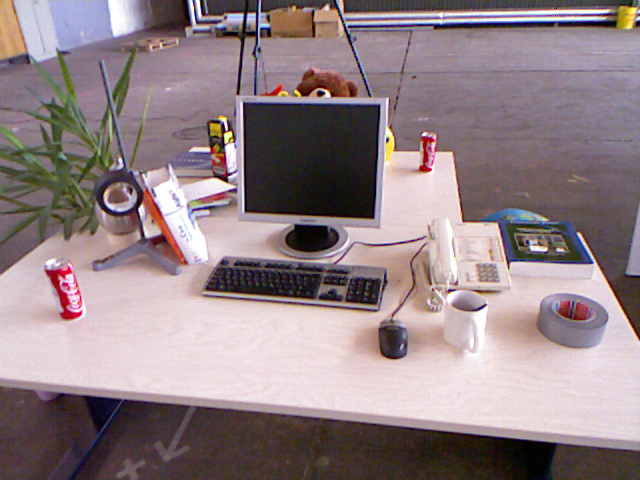
//> input picture 1.png, 640 x 480 px
$ ./22_morphology   (built with g++ and OpenCV 4)
//> lines starting //> are read from the running program, lines starting //| are printed output that depends on the picture
#include <opencv2/opencv.hpp>

using namespace cv;

// 开运算：先腐蚀后膨胀，可以消除小物体，在纤细点分割物体
// 闭运算：先膨胀后腐蚀，可以消除小黑点
// 形态学梯度：膨胀-腐蚀，用来保留物体边缘
// 顶帽：原图-开运算，用来分离局部高亮点
// 黑帽：原图-闭运算，用来分离局部低光点


int main()
{
    Mat img_1 = imread("../1.png");
//> img_1 is the input picture: 480 rows x 640 cols, CV_8UC3; mean B, G, R 133.9, 129.9, 146.3

    Mat pengzhang, fushi;
    Mat element = getStructuringElement(MORPH_RECT, Size(15, 15));      // 构建一个正方形，15x15的核
    Mat element2 = getStructuringElement(MORPH_CROSS, Size(15, 15));    // 交叉形核
    Mat element3 = getStructuringElement(MORPH_ELLIPSE, Size(15, 15));  // 椭圆形核

    dilate(img_1, pengzhang, element);  // 膨胀
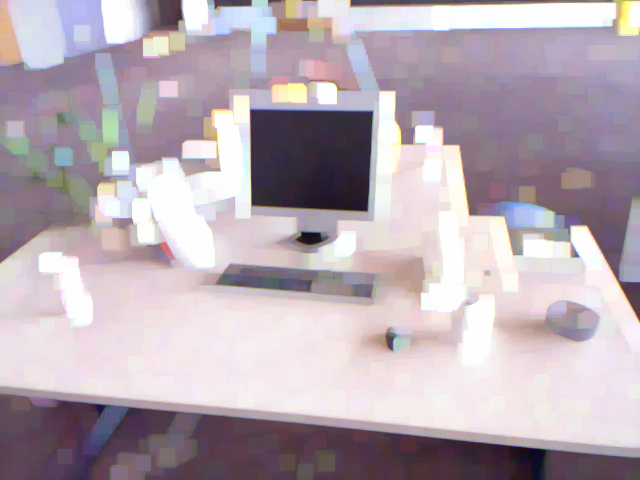
//> pengzhang: 480 rows x 640 cols, CV_8UC3; mean B, G, R 179.4, 170.7, 183.4
    erode(img_1, fushi, element);       // 腐蚀
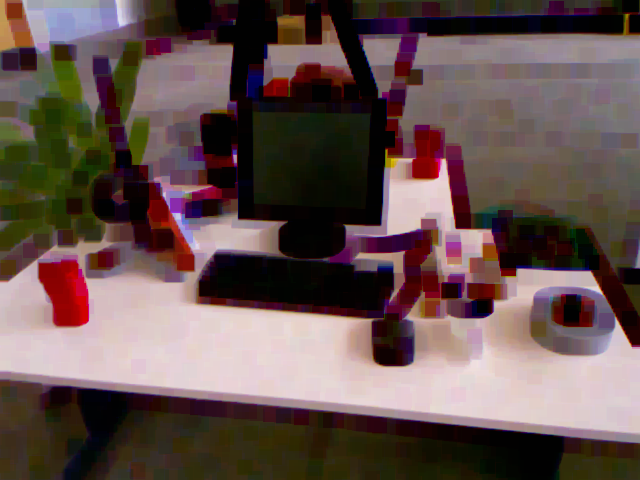
//> fushi: 480 rows x 640 cols, CV_8UC3; mean B, G, R 79.5, 82.5, 101.8

    Mat out;// 开运算、闭运算、形态学梯度、顶帽、黑帽
    morphologyEx(img_1, out, MORPH_OPEN, element);
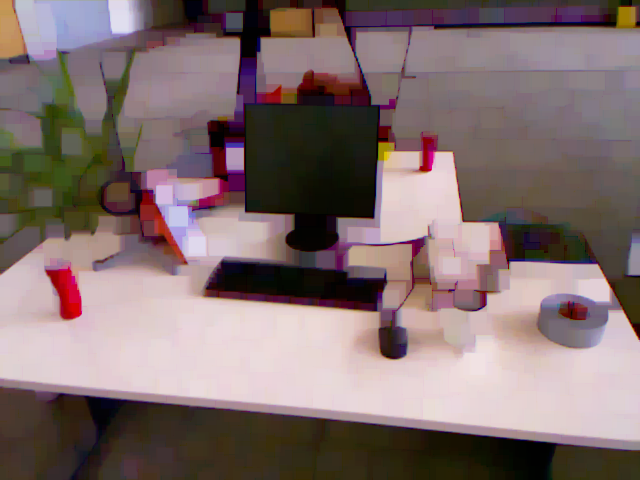
//> out: 480 rows x 640 cols, CV_8UC3; mean B, G, R 110.7, 111.3, 129.6
    morphologyEx(img_1, out, MORPH_CLOSE, element);
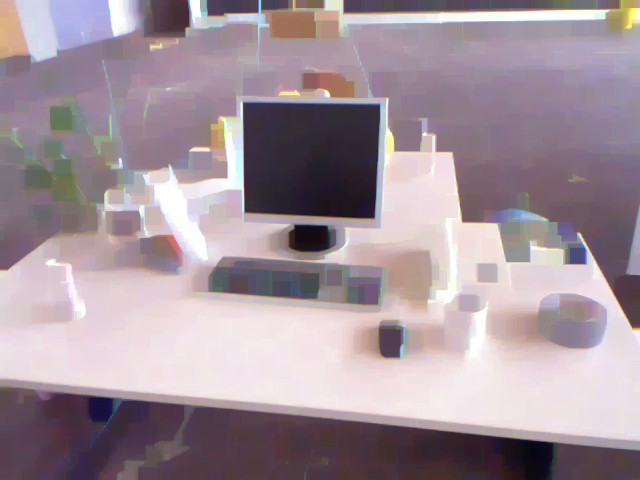
//> out: 480 rows x 640 cols, CV_8UC3; mean B, G, R 155.1, 146.2, 161.8
    morphologyEx(img_1, out, MORPH_GRADIENT, element);
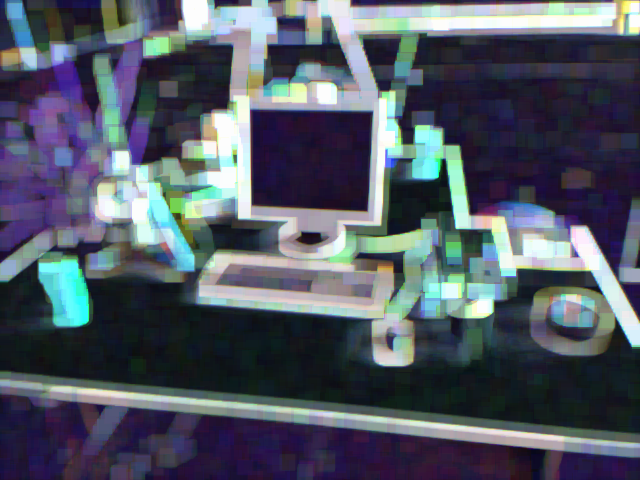
//> out: 480 rows x 640 cols, CV_8UC3; mean B, G, R 99.9, 88.2, 81.6
    morphologyEx(img_1, out, MORPH_TOPHAT, element);
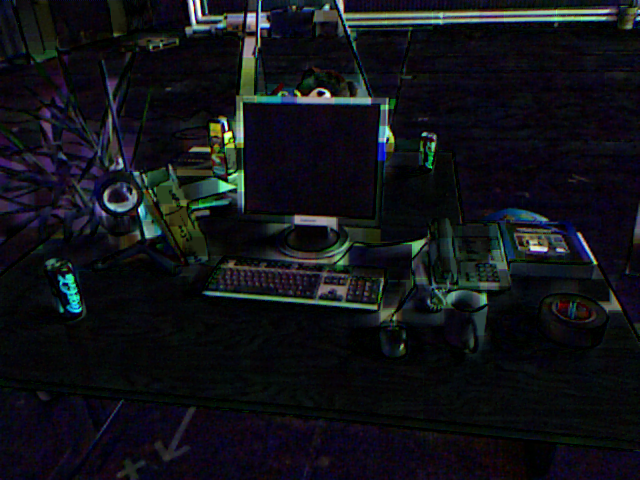
//> out: 480 rows x 640 cols, CV_8UC3; mean B, G, R 23.2, 18.6, 16.7
    morphologyEx(img_1, out, MORPH_BLACKHAT, element);
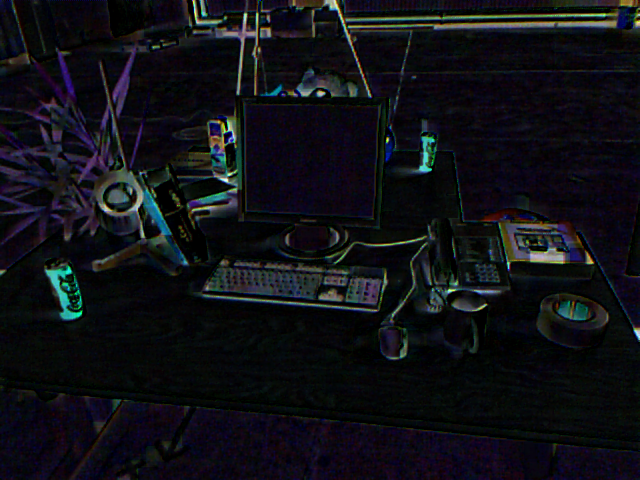
//> out: 480 rows x 640 cols, CV_8UC3; mean B, G, R 21.2, 16.3, 15.5
    morphologyEx(img_1, out, MORPH_ERODE, element); // 腐蚀
    morphologyEx(img_1, out, MORPH_DILATE, element);// 膨胀

    imshow("0", img_1);
    waitKey(0);
    return 0;
}

$ run again, with 2.png copied over 1.png
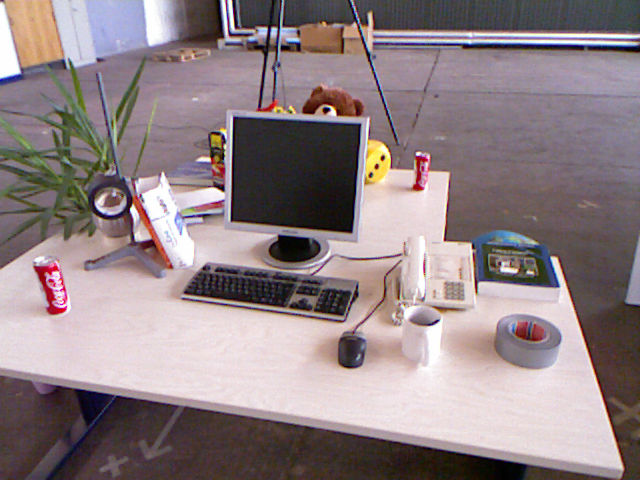
//> input picture 2.png, 640 x 480 px
//> img_1 is the input picture: 480 rows x 640 cols, CV_8UC3; mean B, G, R 133.1, 129.9, 144.4
//> `erode(img_1, fushi, element);`:
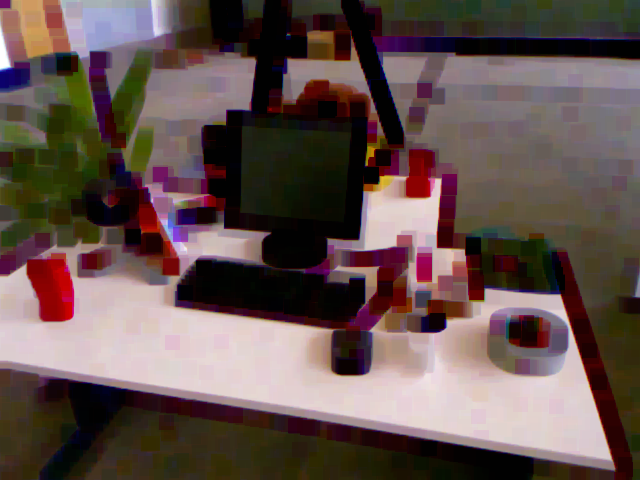
//> fushi: 480 rows x 640 cols, CV_8UC3; mean B, G, R 78.7, 82.3, 100.3
//> `morphologyEx(img_1, out, MORPH_BLACKHAT, element);`:
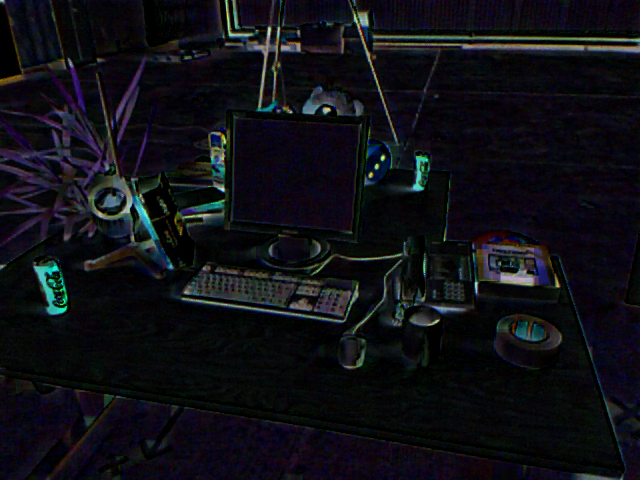
//> out: 480 rows x 640 cols, CV_8UC3; mean B, G, R 20.5, 15.5, 14.9

$ run again, with 4.png copied over 1.png
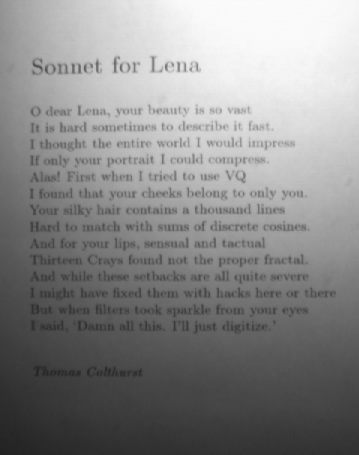
//> input picture 4.png, 359 x 455 px
//> img_1 is the input picture: 455 rows x 359 cols, CV_8UC3; min 33, max 251, mean 137.7
//> `morphologyEx(img_1, out, MORPH_BLACKHAT, element);`:
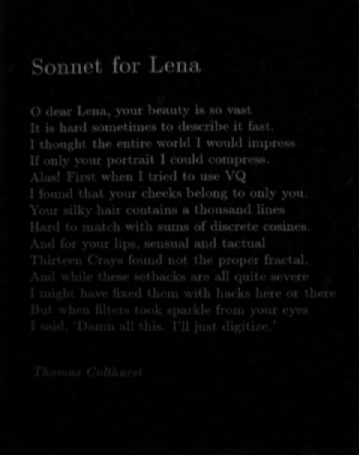
//> out: 455 rows x 359 cols, CV_8UC3; min 0, max 106, mean 4.7
